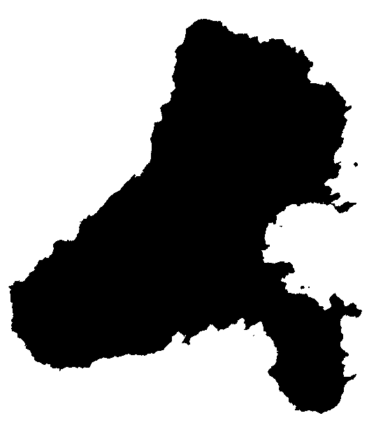
#> input picture example_images/region_border_example.png, 383 x 425 px
$ python mosquitos_modelo_paper.py   (older library calls are emulated)
#> lines starting #> are read from the running program, lines starting #| are printed output that depends on the picture
import random as rd
from matplotlib.pyplot import *
from math import *
import numpy as np
import skimage as ski
from skimage.color import rgb2gray
from scipy import misc
from PIL import Image
import PIL.ImageOps


#######################################################################

class Cell:
    # [62 lines left out: functions __init__, update, not called in this run]


class Grid:
    # [43 lines left out: functions __init__, update, not called in this run]


island_shape = misc.imread("../example_images/region_border_example.png")
#> island_shape is the input picture: shape (425, 383, 3); min 0, max 255, mean 143.7
island_shape_gray = rgb2gray(island_shape)
island_wet = ski.img_as_float(rgb2gray(misc.imread("../example_images/TWI_example.png")))
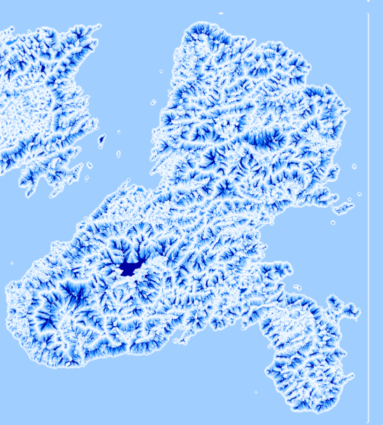
#> input picture example_images/TWI_example.png, 383 x 425 px
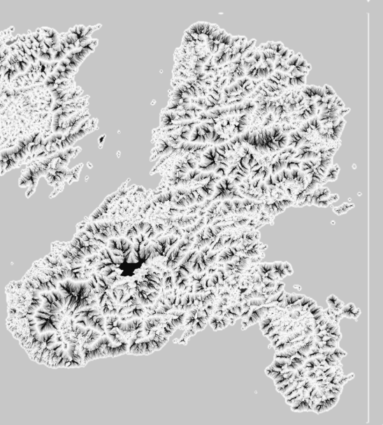
#> island_wet: shape (425, 383) float64; min 0.0509, max 0.987, mean 0.78
#> (the run stopped early here; a loop or call above may not have finished)
